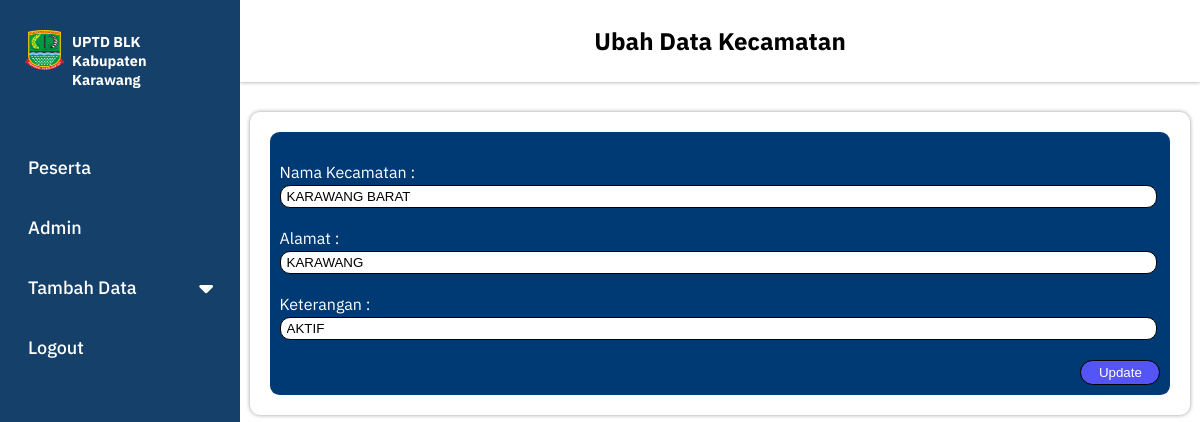
The page /admin/ubah_data_kecamatan.php?kode_kecamatan=321501 on the database its author committed.
### tables this page shows
CREATE TABLE `tbl_kecamatan` (
  `id` int(11) NOT NULL,
  `kode_kecamatan` varchar(6) NOT NULL,
  `nama_kecamatan` varchar(100) NOT NULL,
  `alamat` text NOT NULL,
  `ket` text NOT NULL
);

### admin/function.php (called while the page is built, shortened)
<?php
$conn = mysqli_connect("localhost", "root", "", "db_blkkarawang");
function query($query)
{
    global $conn;
    $result = mysqli_query($conn, $query);
    $rows = [];
    while ($row = mysqli_fetch_assoc($result)) {
        $rows[] = $row;
    }
    return $rows;
}

### admin/ubah_data_kecamatan.php (the view, shortened to what this page needs)
<?php
    require 'function.php';
    require 'sidebar.php';
    $kode_kecamatan = $_GET["kode_kecamatan"];
    $kecamatan = query("SELECT * FROM tbl_kecamatan WHERE kode_kecamatan = $kode_kecamatan")[0];
?>
<!DOCTYPE html>
<html lang="en">
<head>
    <link rel="stylesheet" href="../css/tambah_data_all.css?v=<?php echo time(); ?>">
</head>
<body>
    <div class="container">
        <div class="sub-container">
            <div class="header">
                    <h2>Ubah Data Kecamatan</h2>
            </div>
            <div class="box">
                <div class="content">
                    <form action="" method="post">
                        <div class="t_body">
                            <table border="0" cellpadding="10" cellspacing="0">
                                <tr>
                                    <td>
                                    </td>
                                </tr>
                                <tr>
                                    <td><label for="nama_kecamatan">Nama Kecamatan :</label><br>
                                    <input type="text" name="nama_kecamatan" id="nama_kecamatan" value="<?= $kecamatan["nama_kecamatan"]; ?>" required></td>
                                </tr>
                                <tr>
                                    <td><label for="alamat">Alamat :</label><br>
                                    <input type="text" name="alamat" id="alamat" value="<?= $kecamatan["alamat"]; ?>" required></td>
                                </tr>
                                <tr>
                                    <td><label for="ket">Keterangan :</label><br>
                                    <input type="text" name="ket" id="ket" value="<?= $kecamatan["ket"]; ?>" required></td>
                                </tr>
                                <tr>
                                    <td class="action_btn"><button type="submit" name="submit">Update</button></td>
                                </tr>
                            </table>
                        </div>
                    </form>
                </div>
            </div>
        </div>
    </div>
</body>
</html>

### css/sidebar.css (style rules this page uses)
body { padding: 0; margin: 0; }

### css/tambah_data_all.css (style rules this page uses)
body { font-family: "IBM Plex Sans", sans-serif; margin: 0; padding: 0; }
div.container { display: flex; width: 100%; }
div.sub-container { width: 80%; margin-left: 20%; }
div.box { width: 98%; margin: 5px auto; border-radius: 10px; box-shadow: 0 0 4px rgba(0, 0, 0, 0.4); }
div.content { padding: 20px; box-sizing: border-box; }
div.header { margin: 0 0 30px 0; text-align: center; padding: 5px; background-color: white; color: black; box-shadow: 0 0 4px rgba(0, 0, 0, 0.4); }
div.t_body { overflow: auto; border-radius: 0.6rem; }
table { width: 100%; color: white; }
table tr { background-color: #003a74; }
input { width: 98%; border-radius: 10px; border: 1px solid black; padding: 3px 6px; margin-top: 3px; }
td.action_btn { display: flex; justify-content: end; }
button { background-color: rgb(84, 84, 247); padding: 3px; height: 25px; color: white; border: 1px solid black; border-radius: 15px; width: 80px; transition: all 0.2s; cursor: pointer; }

### rows shown on the page
tbl_kecamatan: nama_kecamatan "KARAWANG BARAT", alamat "KARAWANG", ket "AKTIF"
